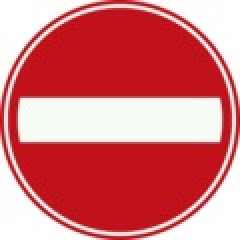
//> input picture jetson/carControl/src/0.3/main_pid/1.jpg, 120 x 120 px (shown 2 times larger)
$ ./testSignRecognition 1.jpg   (built with g++ and OpenCV 4)
//> lines starting //> are read from the running program, lines starting //| are printed output that depends on the picture
### jetson/carControl/src/0.3/stereo_vision/api_kinect_cv.h
//#include "opencv2/videoio/videoio.hpp"
#include "opencv2/highgui/highgui.hpp"
#include "opencv2/imgproc/imgproc.hpp"

#include "stdio.h"
#include <iomanip>
#include <OpenNI.h>
#include <termios.h>
#include <fstream>
#include <iostream>


#define GRAY_LEVEL_PER_MINIMETER  20
#define DIST_MIN    50      // 1000 mm
#define DIST_MAX    200     // 4000 mm
#define SLICE_DEPTH 10      // 200  mm
#define SLICE_NB    15
#define ROI_PLAN    75     // 2500 mm


using namespace cv;
using namespace std;
using namespace openni;

void
api_kinect_cv_disparity2color( const Mat& gray,
                   Mat& rgb,
                   double maxDisp=-1.f,
                   float S=1.f, float V=1.f );

float
api_kinect_cv_get_max_disparity( VideoCapture& capture );

int
api_kinect_cv_get_images(
        VideoCapture &capture,
        Mat &depthMap,
        Mat &grayImage
        );

struct api_kinect_cv_obj_t
{
    int x;
    int y;
    int width;
    int height;
    int depth;
};


void
api_kinect_cv_get_obtacle_rect(Mat& depthMap,
                               vector< Rect > &output_boxes,
                               Rect &roi,
                               int lower_bound = DIST_MIN,
                               int upper_bound = DIST_MIN + 2*SLICE_DEPTH
                           );

void
api_kinect_cv_center_rect_gen(
        vector< Rect > &rects,
        int frame_width,
        int frame_height
        );

### jetson/carControl/src/0.3/ObjectRecognition/SignProc.h
#ifndef __SIGN_PROC_H
#define __SIGN_PROC_H


#include <eigen3/Eigen/Dense>
#include <eigen3/Eigen/Sparse>
#include <eigen3/Eigen/Core>
#include <eigen3/Eigen/SVD>

/** \brief Namespace SignProc dùng để biểu diễn các descriptor của ảnh bằng dictionary.
*/

namespace SignProc {

	class OMP {
		public :
			OMP();
			~OMP();

			/** \brief Tải dictionary đã train từ Data
			  * \param[in] fileName Đường dẫn đến file chứa dictionary.
			*/
			void loadDict(char fileName[]);

			/** \brief Đặt tham số ompError
			  * \param[in] err Tham số gán cho ompError.
			*/
			void setOmpError(float err);

			/** \brief Biểu diễn sparse của descriptor bằng dictionary, kết quả lưu vào spaMat
			  * \param[in] des Ma trận lưu các descriptors của ảnh cần nhận dạng.
			*/
			void getSparseMat(Eigen::MatrixXd &des);

			/** \brief Từ điển xử dụng cho nhận diện */
			Eigen::MatrixXd dictionary;

			/** \brief Ma trận sparse dùng cho biểu diễn descriptor */
			Eigen::SparseMatrix<double> spaMat;

			/** \brief Sai số  tối đa trong biểu diễn descriptor bằng dictionary */
			float ompError;

			/** \brief Số hàng của ma trận dictionary */
			int dictRow;

			/** \brief Số cột của ma trận dictionary */
			int dictCol;

	};
}
#endif

### jetson/carControl/src/0.3/ObjectDetection/SignDetection.h
#ifndef SIGNDETECTION_H
#define SIGNDETECTION_H
#include <iostream>
#include <vector>
#include <queue>
#include <cmath>
#include <cstdio>

#include "opencv2/videoio.hpp"
#include "opencv2/highgui.hpp"
#include "opencv2/imgproc.hpp"


namespace SignDetection {
    class Detection {

        public:
            Detection();
            ~Detection();
            void BGR2HSV(double b, double g, double f, double &h, double &s, double &v);
            void BGR2HSV(const cv::Mat &bgr, cv::Mat &hsv);
            bool inside(int u, int v, int n, int m);
            void findComponents(const cv::Mat &binary, std::vector<cv::Rect> &boxes, double lower_ratio=0.5, double upper_ratio=2.0, int lower_numpoint=70);
            void redToBinary(cv::Mat &result, const cv::Mat &bgr);
            void blueToBinary(cv::Mat &result, const cv::Mat &bgr);
            //bool objectLabeling(std::vector<std::vector<cv::Point> > &regs, cv::Mat &depth, ushort &low_th, ushort &high_th);
            bool objectLabeling(std::vector<cv::Rect> &boxes, std::vector<int> &labels, cv::Mat &depth, cv::Mat &color, ushort &low_th, ushort &high_th, int min_pts, int max_pts, ushort min_w, ushort max_w, double ratio);
            //bool objectLabeling(std::vector<cv::Rect> &boxes, std::vector<int> &labels, cv::Mat &depth, cv::Mat &color, ushort &low_th, ushort &high_th, int min_pts = 1000, int max_pts = 8000, ushort min_w = 50, ushort max_w = 120, double ratio = 1.5);
            bool saveDetectedObjects(std::vector<std::vector<cv::Point> > &regs, cv::Mat &image, std::string &path, size_t &image_index);
        private:
            bool floodFill(std::vector<cv::Point> &res, cv::Mat &image, cv::Point &p, ushort connected_condition);
    };
}

#endif // SIGNDETECTION_H

### jetson/carControl/src/0.3/ObjectRecognition/SignProc.cpp
#include "SignProc.h"
#include "fstream"
#include "iostream"

SignProc::OMP::OMP() {
	return ;
}

SignProc::OMP::~OMP() {

	return ;
}

void SignProc::OMP::loadDict(char fileName[]) {
	std::ifstream ifs;
	ifs.open(fileName, std::ifstream::in);
	int row, col;
	ifs >> row >> col;
	dictRow = row;
	dictCol = col;
	dictionary.resize(row, col);
	for (int i = 0; i < row; i++)
	for (int j = 0; j < col; j++) ifs >> dictionary(i,j);
	ifs.close();
}

template<typename _Matrix_Type_>
// [6 lines left out: function pseudoInverse, not called in this run]
void SignProc::OMP::setOmpError(float err) {
	ompError = err;
}

void SignProc::OMP::getSparseMat(Eigen::MatrixXd &des) {
	int desCol = des.cols();
	int desRow = des.rows();
	Eigen::MatrixXd a;
	Eigen::MatrixXd proj;
	Eigen::MatrixXd colDes;
	Eigen::MatrixXd clone;
	Eigen::MatrixXd tmp;
	std::vector<int> indx;
	spaMat.resize(dictCol, desCol);
	spaMat.setZero();
	double maxNumCoef = dictRow / 2.0;
	for (int i = 0; i < desCol; i++) {
		colDes = des.col(i);
		clone = colDes;
		indx.clear();
		double curResNorm2 = clone.squaredNorm();
		tmp.resize(dictRow, 0);
		int j = 0;
		while (curResNorm2 > ompError && j < maxNumCoef) {
			j++;
			proj = dictionary.transpose() * clone;
			int pos = 0;
			for (int k = 1; k < dictCol; k++)
				if (fabs(proj(k,0)) > fabs(proj(pos,0))) pos = k;
			indx.push_back(pos);
			tmp.conservativeResize(dictRow, j);
			tmp.col(j - 1) = dictionary.col(pos);
			a = pseudoInverse(tmp) * colDes;
			clone = colDes - tmp * a;
			curResNorm2 = clone.squaredNorm();
		}

		if (j > 0)
			for (int k = 0; k < j ; k++)
				spaMat.insert(indx[k], i) = a(k,0);
	}
}

### jetson/carControl/src/0.3/ObjectRecognition/SignRecognition.cpp
#include "SignRecognition.h"
#include "fstream"
#include "math.h"

SignRecognition::SignRecognize::SignRecognize() {
	/// 1. Khởi tạo class để xử lý Descriptor của biển báo.
	signProc.loadDict("/home/ubuntu/DriverlessCarChallenge/jetson/carControl/src/0.3/ObjectRecognition/Dict.txt");

	/// 2. Đặt giá trị ompError cho xử lý.
	signProc.setOmpError(OMP_ERROR);

	/// 3. Load vector v của các biển báo trong thư viện.
	readVDictVector("/home/ubuntu/DriverlessCarChallenge/jetson/carControl/src/0.3/ObjectRecognition/VectorVDict.txt", vDictVector);

	/// 4. Load vector l dùng cho xử lý biển.
	readLVector("/home/ubuntu/DriverlessCarChallenge/jetson/carControl/src/0.3/ObjectRecognition/VectorL.txt", lVector);
	return ;
}

SignRecognition::SignRecognize::~SignRecognize() {
	return ;
}

void SignRecognition::SignRecognize::readVDictVector(char filename[], std::vector<Eigen::VectorXd> &v) {
	std::ifstream ifs;
	ifs.open(filename, std::ifstream::in);
	int n, m;
	ifs >> n >> m;
	std::cerr << n << " " << m << '\n';
	v.resize(n);
	for (int i = 0; i < n; i++) {
		v[i].resize(m);
		for (int j = 0; j < m; j++) ifs >> v[i](j);
	}
	ifs.close();
}
void SignRecognition::SignRecognize::readLVector(char fileName[], Eigen::VectorXd &l) {
	std::ifstream ifs;
	ifs.open(fileName, std::ifstream::in);
	int n, m;
	ifs >> n >> m;
	l.resize(m);
	for (int i = 0; i < m; i++) ifs >> l(i);
	ifs.close();
}
void SignRecognition::SignRecognize::makeDes(cv::Mat &des, Eigen::MatrixXd &imgDes) {
	int n = des.rows;
	int m = des.cols;
	double tmp, sum;

	imgDes.resize(n,m);

	for (int i = 0; i < n; i++) {
		sum = 0;
		for (int j = 0; j < m; j++) {
			tmp = des.at<float>(i,j);
			sum += tmp * tmp;
		}
		sum = sqrt(sum);
		for (int j = 0; j < m; j++) {
			tmp = des.at<float>(i,j);
			imgDes(i,j) = tmp / sum;
		}
	}
	imgDes.transposeInPlace();
}
double SignRecognition::SignRecognize::cosineDistance(Eigen::VectorXd &u, Eigen::VectorXd &v) {
	return 1.0 - (u.dot(v) / (u.squaredNorm() * v.squaredNorm()));
}

void SignRecognition::SignRecognize::calcOmegaRequest(Eigen::SparseMatrix<double> &spa, Eigen::VectorXd &omega, int numCol) {
	omega.resize(numCol);
	for (int i = 0; i < numCol; i++) omega(i) = 0;
	for (int i = 0; i < spa.outerSize(); i++) {
		for (Eigen::SparseMatrix<double>::InnerIterator it(spa, i); it; ++it) {

			omega(it.row()) += it.value();
		}

	}
	double vmax = -1;
	for (int i = 0; i < numCol; i++) vmax = std::max(vmax, fabs(omega(i)));
	for (int i = 0; i < numCol; i++) omega(i) /= vmax;

}

void SignRecognition::SignRecognize::calcVRequest(Eigen::VectorXd &omega, Eigen::VectorXd &L, Eigen::VectorXd &v) {
	int m = omega.size();
	v.resize(m);
	for (int i = 0; i < m; i++)
		v(i) = omega(i) * L(i);
}

bool SignRecognition::SignRecognize::getSiftDescriptor(cv::Mat &sign, cv::Mat &signDes) {
	siftDes = cv::xfeatures2d::SIFT::create(0,5,0.03,10,1.3);
	cvtColor(sign, graySign, CV_BGR2GRAY);
	kp.clear();
	siftDes->detect(graySign, kp);
	if (kp.empty()) return false;
	siftDes->compute(graySign, kp, signDes);
	return true;
}
int SignRecognition::SignRecognize::recognizeSign(cv::Mat &sign) {
	/// 1. Tính SIFT descriptor của biển cần nhận dạng.
	if (getSiftDescriptor(sign, siftDesOfSign) == false) return -1;
		// Không có key point return -1

	/// 2. Chuẩn hóa các descriptor
	makeDes(siftDesOfSign, signDes);

	/// 3. Tính sparse matrix biểu diễn biển báo bằng dictionary
	signProc.getSparseMat(signDes);

	/// 4. Tính vector omega của biển từ sparse matrix
	calcOmegaRequest(signProc.spaMat, omegaR, signProc.dictCol);

	/// 5. Tính vector v biểu diễn biển báo cần nhận dạng.
	calcVRequest(omegaR, lVector, vReq);

	/// 6. Đi so sánh vector v của biển cần nhận dạng với các vector của các biển có trong thư viện.
	int numImg = vDictVector.size();
	int ret = -1;
	double mindist = 1e9, curdist;

	for (int i = 0; i < numImg; i++) {
		curdist = cosineDistance(vReq, vDictVector[i]);
		if (mindist > curdist) {
			mindist = curdist;
			ret = i;
		}
	}
	return (ret / 5) + 1;
}

### jetson/carControl/src/0.3/ObjectDetection/SignDetection.cpp
#include "SignDetection.h"

SignDetection::Detection::Detection() {
    return ;
}

SignDetection::Detection::~Detection() {
    return ;
}

// [48 lines left out: functions BGR2HSV, BGR2HSV, not called in this run]

bool SignDetection::Detection::inside(int u, int v, int n, int m) {
    return (0 <= u && u < n && 0 <= v && v < m);
}

// [225 lines left out: functions findComponents, redToBinary, blueToBinary, floodFill, not called in this run]
// [34 lines of commented-out code are left out]
// [140 lines left out: functions objectLabeling, saveDetectedObjects, not called in this run]

### jetson/carControl/src/0.3/main_pid/testSignRecognition.cpp
#include "SignDetection.h"
#include "SignRecognition.h"
#include "api_kinect_cv.h"
#include <opencv2/core/core.hpp>
#include <opencv2/highgui/highgui.hpp>
#include <iostream>

using namespace cv;
using namespace std;
using namespace openni;
int main( int argc, char** argv )
{
SignDetection::Detection detec;
	SignRecognition::SignRecognize a;
double st = 0, et = 0, fps = 0;
    double freq = getTickFrequency();
while ( true )
    {
	st = getTickCount();
    if( argc != 2){
     cout <<" Usage: display_image ImageToLoadAndDisplay" << endl;
     return -1;
    }

    Mat image;
    image = imread(argv[1], CV_LOAD_IMAGE_COLOR);   // Read the file
//> image is the input picture: 120 rows x 120 cols, CV_8UC3; mean B, G, R 120.8, 116.5, 215.1

    if(! image.data ){
        cout <<  "Could not open or find the image" << std::endl ;
        return -1;
    }

    namedWindow( "Display window", WINDOW_AUTOSIZE );// Create a window for display.
    imshow( "Display window", image );                   // Show our image inside it.
	clock_t begin_time = clock();
	int ans = a.recognizeSign(image);
//> in getSiftDescriptor, `cvtColor(sign, graySign, CV_BGR2GRAY);`:
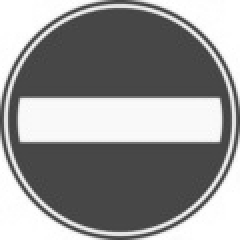
//> graySign: 120 rows x 120 cols, CV_8UC1 (shown 2 times larger); min 62, max 255, mean 146.5
//> in getSiftDescriptor, `siftDes->detect(graySign, kp);`: kp = 39 keypoints; strongest (x, y, size): (26, 60, 18.2), (93, 60, 18.5), (13, 27, 1.6), (107, 27, 1.6)
//> in recognizeSign, `getSiftDescriptor(sign, siftDesOfSign)== false`:
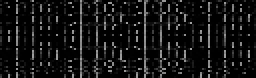
//> siftDesOfSign: 39 rows x 128 cols, CV_32FC1 (shown 2 times larger); min 0, max 161, mean 19.4
//> the loop in makeDes, `for (int i = 0; i < n; i++)` made 39 passes
//> (tmp, sum) on passes 1 to 12: (1, 511.8), (0, 511), (10, 512.1), (0, 512), (10, 512.3), (14, 512.5), (9, 512.2), (0, 512.6), (6, 511.3), (17, 512), (8, 512.8), (11, 512)
//> after the loop in makeDes, `for (int i = 0; i < n; i++)`: sum = 511.9; tmp = 0
//> in getSparseMat, `int desCol = des.cols();`: desCol = 39
//> in getSparseMat, `int desRow = des.rows();`: desRow = 128
//> the loop in getSparseMat, `for (int i = 0; i < desCol; i++)` made 39 passes
//> the loop in calcOmegaRequest, `for (int i = 0; i < spa.outerSize(); i++)` made 39 passes
//> after the loop in calcOmegaRequest, `for (int i = 0; i < numCol; i++) vmax = std::max(vmax, fabs(omega(i)));`: vmax = -1
//> in calcVRequest, `int m = omega.size();`: m = 0
//> after the loop in recognizeSign, `for (int i = 0; i < numImg; i++)`: mindist = 1e+09; ret = -1
//> ans = 1
	    	//std::cerr << 1 + (ans - 1) / 5  << '\n';
	cout<< ans << ' ' << float( clock () - begin_time ) /  CLOCKS_PER_SEC << '\n';
}
    return 0;
}
